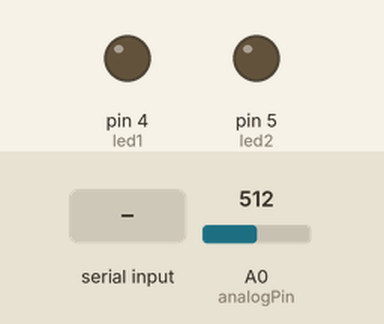
Simulated run of this sketch. Board: Arduino Uno, built with avr-gcc and run on an emulated ATmega328P. Parts: output pins drawn as LEDs (lit = HIGH). The inputs (shaded band) are chosen by the test bench; at power-on: A0 (analogPin) = 512. What the sketch prints to the serial monitor is not drawn.

Above: at 1.2 s.
1.3 s: "90,45\n" received over Serial
At 2.6 s:
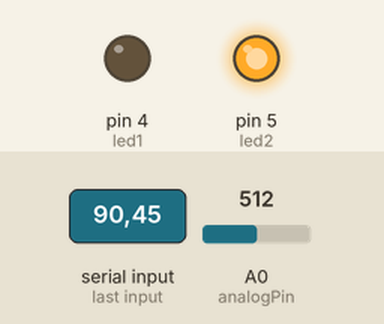
Timing chart, 0 to 4.3 s (numbered marks = the images above; inputs shaded):
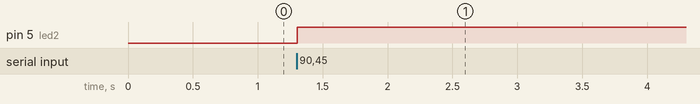

The sketch:

Opdracht4.ino
```cpp
int analogPin = A0;
int led1 = 4;
int led2= 5;
int waarde = 0;
void setup() {
  // put your setup code here, to run once:
  pinMode(led1,OUTPUT);
  pinMode(led2,OUTPUT);
  pinMode(analogPin,INPUT);
  digitalWrite(analogPin, HIGH);
  Serial.begin(9600);
}

void loop() {
  // put your main code here, to run repeatedly:
  waarde = analogRead(analogPin);
  Serial.print ("\r\nGeef een getal tussen 0 tot 1023: ");
    //waiting for input
    while (Serial.available() == 0);
    int val = Serial.parseInt();
    Serial.println(val);
    if(waarde < val)
    {
      digitalWrite(led1,HIGH);
    }
    else
    {
      digitalWrite(led2,HIGH);
    }

}
```

Measured:
- after the input at 1.3 s, pin 5 (led2): LOW → HIGH at once
